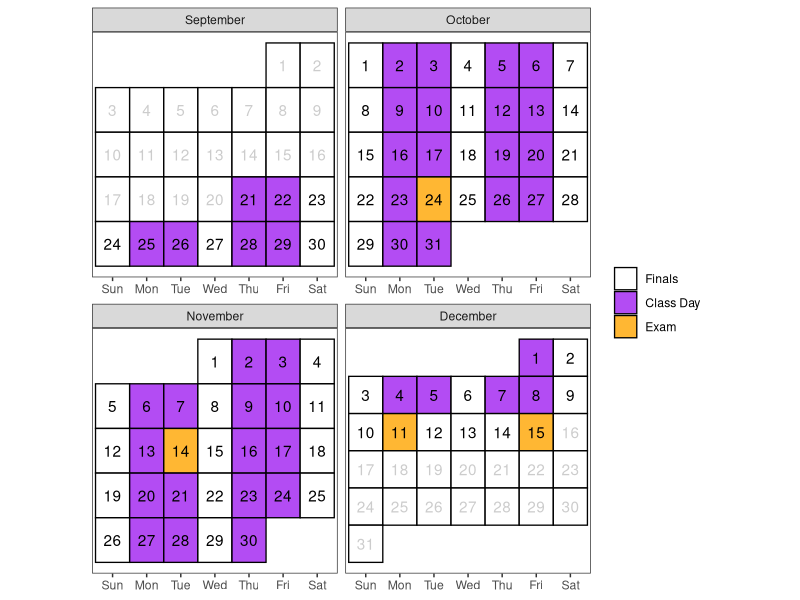
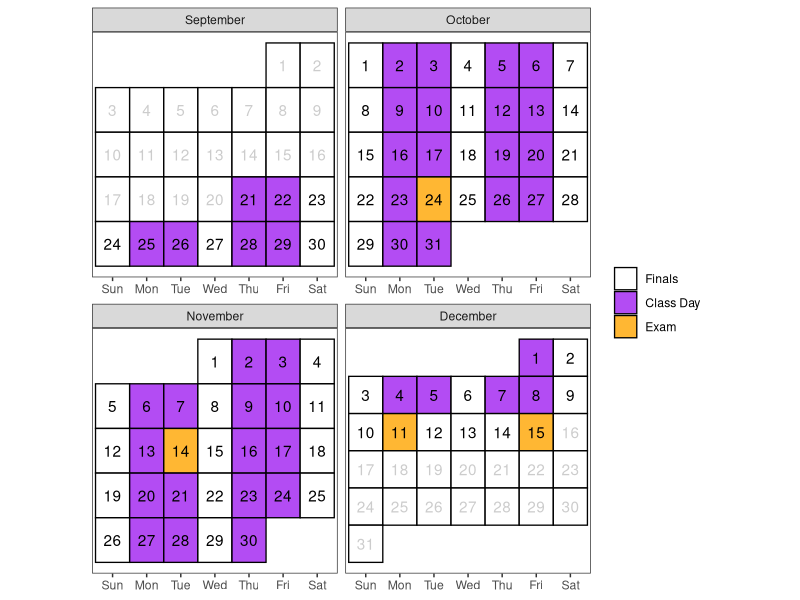
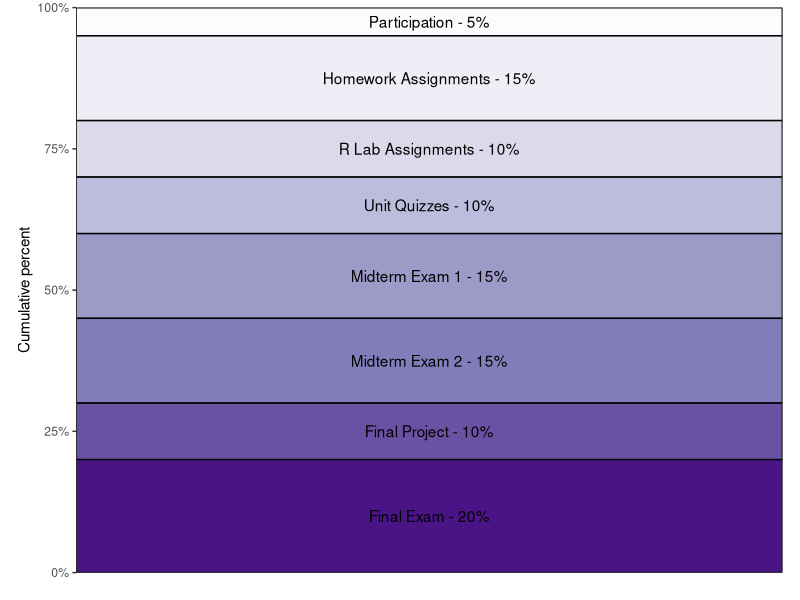

The R source for these figures, in order:
## ---- chunk 1
#| include: false

library(tidyverse)

# Create a calendar for your syllabus ----
# Source: http://svmiller.com/blog/2020/08/a-ggplot-calendar-for-your-semester/

# 1) what is the first Day of the semester?
# Any number of ways to identify dates in R, but we'll use {lubridate} and the ymd() function here.
# Format: YYYYMMDD
semester_dates <- seq(ymd(20230921), ymd(20231215), by=1)
# Weekday(s) of class
class_wdays <- c("Mon", "Tue", "Thu", "Fri")

not_here_dates <- c(
  # ymd("202311"),
  # ymd("20230220")
  # Break
  seq(ymd(20221120), ymd(20221124), by = 1)
  )

exam_dates <- c(ymd(20231024), 
                ymd(20231114),
                ymd(20231211),
                ymd(20231215)
                )

# project_dates <- c(ymd(20221104), ymd(20221205), ymd(20221209))
finals_week <- seq(ymd(20231210), ymd(20231215), by = 1)

# Custom function for treating the first day of the month as the first week 
# of the month up until the first Sunday 
# (unless Sunday was the start of the month)
wom <- function(date) {
    first <- wday(as.Date(paste(year(date), month(date), 1, sep = "-")))
    return((mday(date) + (first - 2)) %/% 7 + 1)
  }
# Create a data frame of dates, assign to Cal
Cal <- tibble(date = seq(ymd(20230901), ymd(20231231), by=1))  |>
  mutate(mon = lubridate::month(date, label = T, abbr = F),
         wkdy = weekdays(date, abbreviate = T),
         wkdy = fct_relevel(wkdy, "Sun", "Mon", "Tue", "Wed", "Thu","Fri","Sat"), # make sure Sunday comes first
         semester = date %in% semester_dates, 
         # project = date %in% project_dates,
         exams = date %in% exam_dates, # is it an exam?
         not_here = date %in% not_here_dates, # is it a day off?
         exam_wk = date %in% finals_week,
         day = lubridate::mday(date), 
         week = wom(date)
         ) |>
  mutate(category = case_when(
    # project ~ "Project",
    exams ~ "Exam",
    not_here ~ "Cal Poly Holiday",
    semester & wkdy %in% class_wdays & !not_here & !exam_wk | date == "2023-01-17" ~ "Class Day",
    semester ~ "Finals",
    TRUE ~ "NA"
  )
  )

class_cal <- Cal |> 
  ggplot(aes(wkdy, week)) +
  theme_bw() +
  theme(aspect.ratio = 1, 
        panel.grid.major.x = element_blank(),
        legend.position = "right",
        legend.title = element_blank(),
        axis.title.y = element_blank(), 
        axis.title.x = element_blank(),
        axis.ticks.y = element_blank(), 
        axis.text.y = element_blank()) +
  geom_tile(alpha=0.8, aes(fill=category), color="black", size=.45) +
  facet_wrap(~mon, scales = "free", ncol=2) +
  geom_text(aes(label = day, color = semester & (!not_here))) +
  # put your y-axis down, flip it, and reverse it
  scale_y_reverse(breaks=NULL) +
  # manually fill scale colors to something you like...
  scale_color_manual(values = c("FALSE" = "grey80", "TRUE" = "black"), guide = "none") + 
  scale_fill_manual(values=c("Class Day"="purple", 
                             "Finals"="white",
                             "Cal Poly Holiday" = "grey10",
                             "NA" = "white", # I like these whited out...
                             "Exam"="orange"),
                    #... but also suppress a label for a non-class semester day
                    breaks=c("Finals", "Cal Poly Holiday", "Class Day","Exam"))
class_cal

exam_days <- filter(Cal, category == "Exam") |>
  dplyr::mutate(topic = c("Midterm Exam 1",
                          "Midterm Exam 2",
                   "Final Exam (Section 01 at 7:10 - 10am) -- if you come to class 8am - 9am", 
                   "Final Exam (Section 02 at 7:10 - 10am) -- if you come to class 7am - 8am"),
         time = c("In Class", 
                  "In Class",
                  "7:10AM - 10:00AM", 
                  "7:10AM - 10:00AM"
                  )
         ) |>
  rowwise() |>
  mutate(sem_week = week(date),
         Date = paste(format(date, "%b %e"), sep = ",", collapse = ", "))

# project_days <- filter(Cal, category == "Project") |>
#   mutate(topic = c("Project Proposal Due", "Project Presentation Due", "Project Report Due"),
#          time = c("8pm", "8pm", "8pm")) |>
#   mutate(Date = format(date, "%b %e"),
#          sem_week = week(date))

class_days <- filter(Cal, category %in% c("Class Day")) |>
  mutate(sem_week = week(date)) |>
  group_by(sem_week) |>
  # group_by(sem_week) |>
  summarize(Date = paste(format(date, "%b %e"), sep = ",", collapse = ", ")) |>
  mutate(topic = c(
    "Ch. 0 - Welcome to Stat 218",
    "Ch. 1 - Introduction to Statistical Thinking",
    "Ch. 2 - Inference for One Proportion",
    "Ch. 4 - Analysis of a Single Categorical Variable",
    "Ch. 5 - Methods for Two Categorical Variables",
    "Ch. 6 - Methods for Describing a Numerical Variable",
    "Ch. 7 - Inferential Methods for a Single Numerical Variable",
    "Ch. 8 - Comparing a Numerical Variable Across Two Groups",
    "Ch. 9 - Comparing a Numerical Variable Across More than Two Groups",
    "THANKSGIVING BREAK, NO CLASS",
    "Ch. 10 - Methods for Two Numerical Variables",
    "Final Project")) |>
  # bind_rows(project_days) |>
  bind_rows(exam_days) |>
  arrange(sem_week) |>
  select(Date, Topic = topic)
## ---- chunk 2
#| echo: false
#| eval: true
#| warning: false
#| fig-width: 8
#| fig-height: 8
#| fig-pos: 'H'
class_cal
## ---- chunk 3
#| echo: false
#| eval: true
#| fig-pos: 'h'
class_days |>
kableExtra::kable(caption = "Tentative schedule of class topics:", format = "simple")
## ---- chunk 4
#| echo: false
#| fig-loc: "H"
library(RColorBrewer)
pal <- brewer.pal(n = 8, name = "Purples")

grades <- tribble(
  ~category,  ~percent,
  "Participation", 0.05,
  "Homework Assignments", 0.15,
  "R Lab Assignments", 0.10,
  "Unit Quizzes", 0.10,
  "Midterm Exam 1", 0.15, 
  "Midterm Exam 2", 0.15,
  "Final Project", 0.10,
  "Final Exam", 0.20
) |> 
  mutate(category = factor(category, 
                           levels = c(
                             "Participation",
                             "Homework Assignments",
                             "R Lab Assignments",
                             "Unit Quizzes",
                             "Midterm Exam 1",
                             "Midterm Exam 2",
                             "Final Project",
                             "Final Exam")
                           )
         ) |>  
  mutate(
    location = rep(1, 8) 
  )

grades |> 
  ggplot(aes(x = location, y = percent)) +
  geom_col(aes(fill = category), col = 'black') + 
  guides(fill = "none") + 
  geom_text(aes(x = rep(1, 8), 
                label = c(
                  "Participation - 5%",
                  "Homework Assignments - 15%",
                  "R Lab Assignments - 10%",
                  "Unit Quizzes - 10%",
                  "Midterm Exam 1 - 15%",
                  "Midterm Exam 2 - 15%",
                  "Final Project - 10%", 
                  "Final Exam - 20%"
                  ), 
                y = c(0.975, 0.875, 0.75, 0.65, 0.525, 0.375, 0.25, 0.1)
                )
            ) + 
  scale_x_discrete('', expand = c(0,0))+
  scale_y_continuous('Cumulative percent', labels = scales::percent, expand = c(0,0)) +
  theme_test() +
  theme(aspect.ratio = 0.8, axis.text.x = element_blank()) +
  scale_fill_manual(values = pal)
